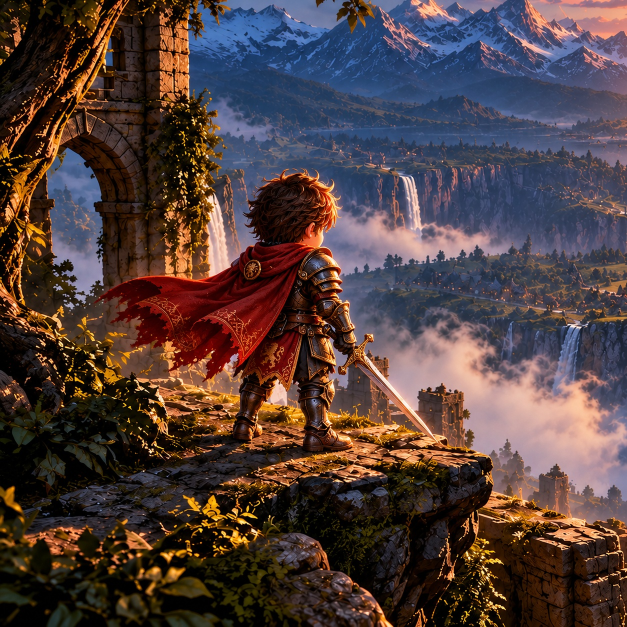
#> input picture tools/chibi/src/menu_warrior_edit.jpg, 1254 x 1254 px (shown at 1/2 size)
$ python throne_maps.py ../chibi/src/menu_warrior_edit.jpg ../chibi/src/warrior_design.jpg
#> lines starting #> are read from the running program, lines starting #| are printed output that depends on the picture; after the words box and inside, x2 and y2 are one past the last pixel; in counts of white or black regions, pixels touching at a corner belong together
### tools/ui/magenta_cut.py
"""Cut GPT UI-kit pieces off a flat magenta background into RGBA PNGs.
usage: magenta_cut.py <image> <outdir> name=x0,y0,x1,y1[,nofill] ...
Alpha: magenta distance for dark pixels; for bright pinkish pixels (gold glow blended with magenta) the
green channel gives coverage (magenta has g=0), which removes the pink fringe around glows."""
import sys
import numpy as np
from PIL import Image
from scipy import ndimage

def unmix(img):
    a = np.array(img.convert('RGB')).astype(float)
    r, g, b = a[..., 0], a[..., 1], a[..., 2]
    m = np.clip((np.minimum(r, b) - g - 70) / 110, 0, 1)
    alpha = 1 - m
    pink = (r > 170) & (b > g + 15)
    alpha = np.where(pink, np.minimum(alpha, np.clip(g / 200, 0, 1)), alpha)
    col = np.clip((a - (1 - alpha)[..., None] * np.array([255, 0, 255.])) / np.maximum(alpha, 1e-3)[..., None], 0, 255)
    return col, alpha

# [6 lines left out: function cut, not called in this run]

# [8 lines that do not run on import are left out]

### tools/hero/throne_maps.py
"""Throne hero (character select): cut the GPT painting off magenta and bake its displacement maps.
usage: throne_maps.py <gpt_image> <out_dir>
  throne.png        the hero on the throne (RGBA)
  throne_breath.png R = 0.5 + 0.5*w — chest / head lift weight (breathing)
  throne_wind_a.png / throne_wind_b.png  R = 0.5 + 0.5*w*sin/cos(wave) — the hanging cape, in quadrature (wind)
Regions are fractions of the painting (the GPT pose is fixed: seated, legs crossed, light sword on the viewer's left)."""
import sys, os
import numpy as np
from PIL import Image
from scipy import ndimage
sys.path.insert(0, os.path.join(os.path.dirname(__file__), '..', 'ui'))
from magenta_cut import unmix

src, out = sys.argv[1], sys.argv[2]
im = Image.open(src).convert('RGB')
#> im is the input picture: PIL image 1254x1254 RGB; mean R, G, B 80.5, 62.7, 60.9
W, H = im.size
col, alpha = unmix(im)
#> in unmix, `r, g, b = a[..., 0], a[..., 1], a[..., 2]`:
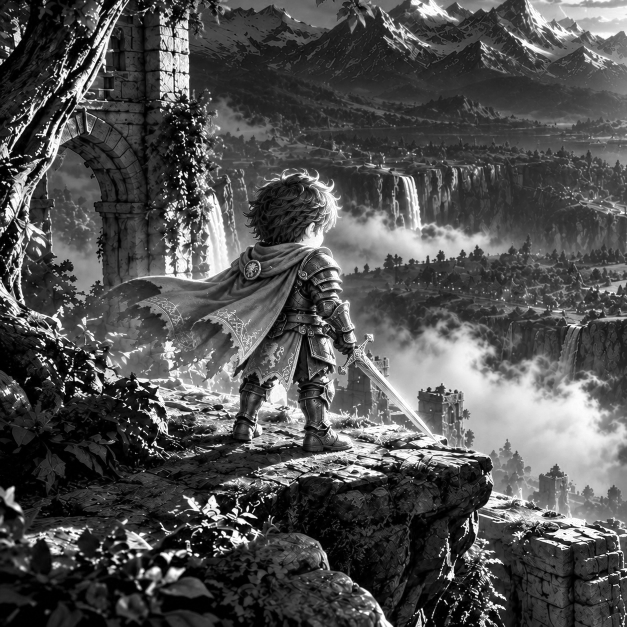
#> r: shape (1254, 1254) float64 (shown at 1/2 size); min 0, max 255, mean 80.5
#> in unmix, `r, g, b = a[..., 0], a[..., 1], a[..., 2]`:
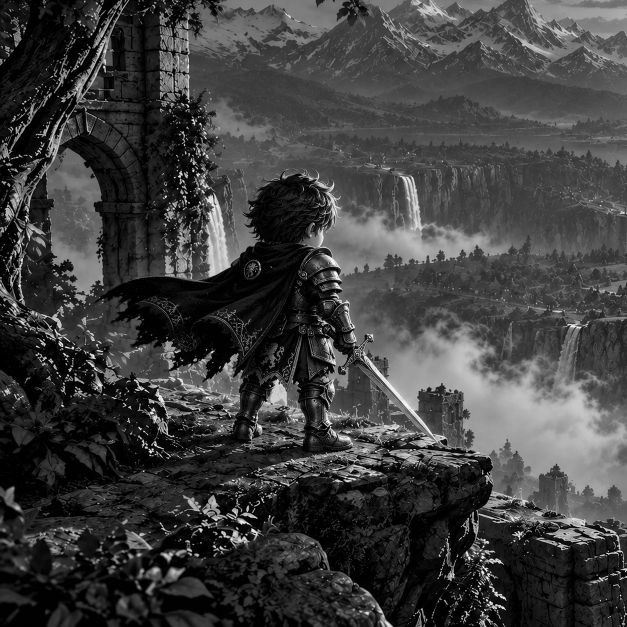
#> g: shape (1254, 1254) float64 (shown at 1/2 size); min 0, max 255, mean 62.7
#> in unmix, `r, g, b = a[..., 0], a[..., 1], a[..., 2]`:
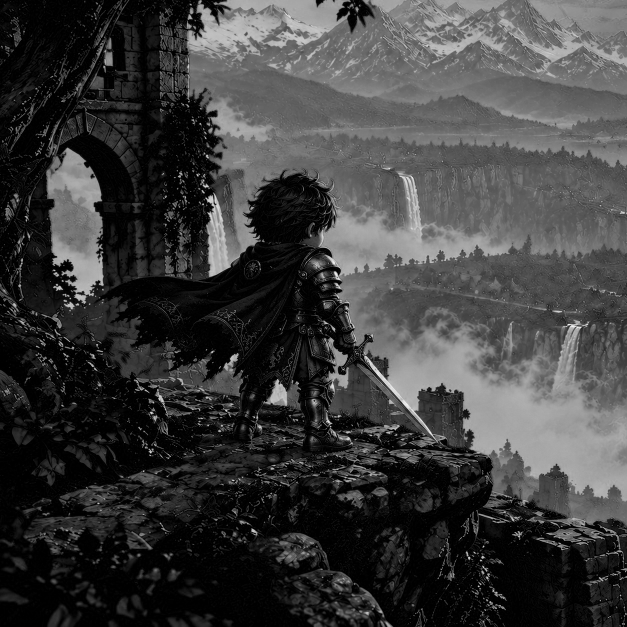
#> b: shape (1254, 1254) float64 (shown at 1/2 size); min 0, max 254, mean 60.9
#> in unmix, `pink = (r > 170) & (b > g + 15)`:
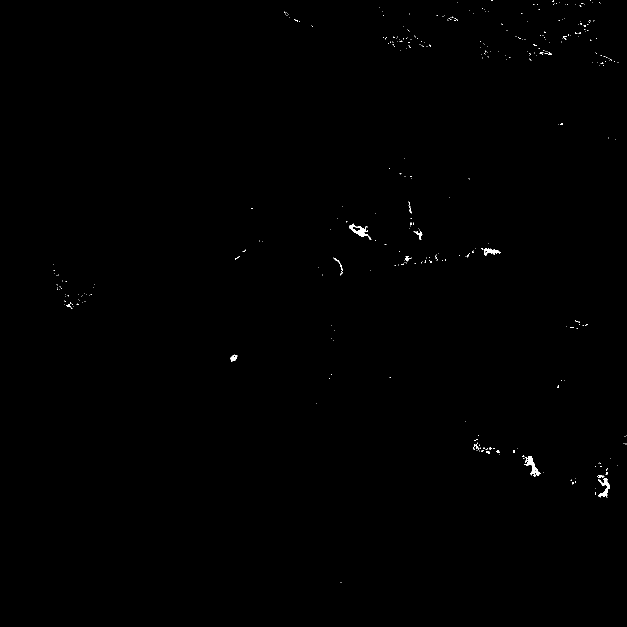
#> pink: shape (1254, 1254) bool (shown at 1/2 size); 0.21% white; 351 white regions (335 under 20 px), largest, box (x1, y1, x2, y2) and area: (1050, 912, 1081, 954) 472, (698, 447, 743, 480) 450, (1196, 957, 1220, 996) 379
#> in unmix, `alpha = np.where(pink, np.minimum(alpha, np.clip(g / 200, 0, 1)), alpha)`:
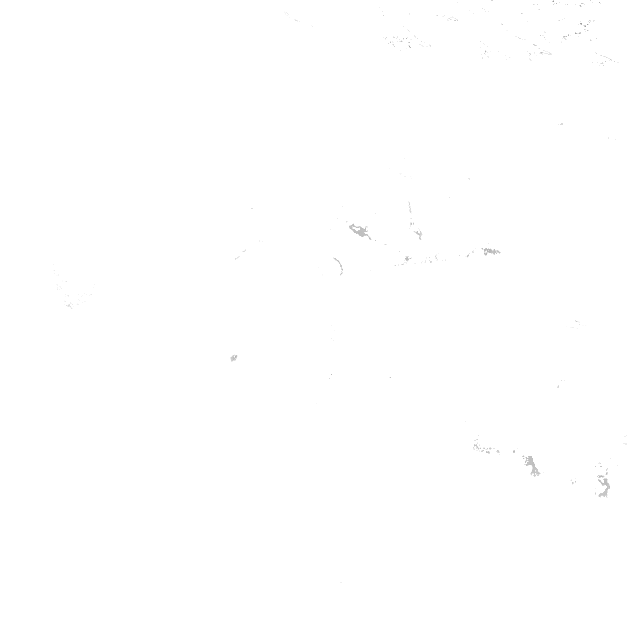
#> alpha: shape (1254, 1254) float64 (shown at 1/2 size); min 0.545, max 1, mean 1
core = alpha > 0.5
#> core: shape (1254, 1254) bool; every value is 1
lab, n = ndimage.label(core)
#> lab: shape (1254, 1254) int32; every value is 1
#> n = 1
sizes = ndimage.sum(core, lab, range(1, n + 1))
#> sizes = [1572516]
keep = np.isin(lab, 1 + np.nonzero(sizes > 2000)[0])
al = alpha * ndimage.binary_dilation(keep, iterations=3)
al = np.where(al < 0.06, 0, al)
Image.fromarray(np.dstack([col, al * 255]).astype(np.uint8), 'RGBA').save(f'{out}/throne.png', optimize=True)

MW, MH = 512, 768   # half resolution; BOX filter (no ringing -> no stray displacement on still pixels)
yy, xx = np.mgrid[0:H, 0:W].astype(np.float32)
def ell(cx, cy, rx, ry):  # fractions of the painting
    return (((xx / W - cx) / rx) ** 2 + ((yy / H - cy) / ry) ** 2) <= 1
# breathing: chest plate (1.0) and face (0.7) only, weights reach zero INSIDE the figure, so the throne behind the
# head / shoulders never moves (a pixel at distance d from a zero-weight pixel is displaced by < d)
w = ell(0.44, 0.345, 0.12, 0.06).astype(np.float32) * 1.0
w = np.maximum(w, ell(0.447, 0.205, 0.042, 0.045).astype(np.float32) * 0.7)
w = ndimage.gaussian_filter(w, sigma=W * 0.012)
w = np.where(ell(0.44, 0.345, 0.15, 0.08) | ell(0.447, 0.205, 0.055, 0.058), w, 0)
w /= max(1e-6, w.max())
def save(name, m):
    img = Image.fromarray(np.clip(np.round(m * 255), 0, 255).astype(np.uint8), 'L').resize((MW, MH), Image.BOX)
    img.convert('RGB').save(f'{out}/{name}.png', optimize=True)
save('throne_breath', 0.5 + 0.5 * w)
#> in save, `img = Image.fromarray(np.clip(np.round(m * 255), 0, 255).astype(np.uin..`:
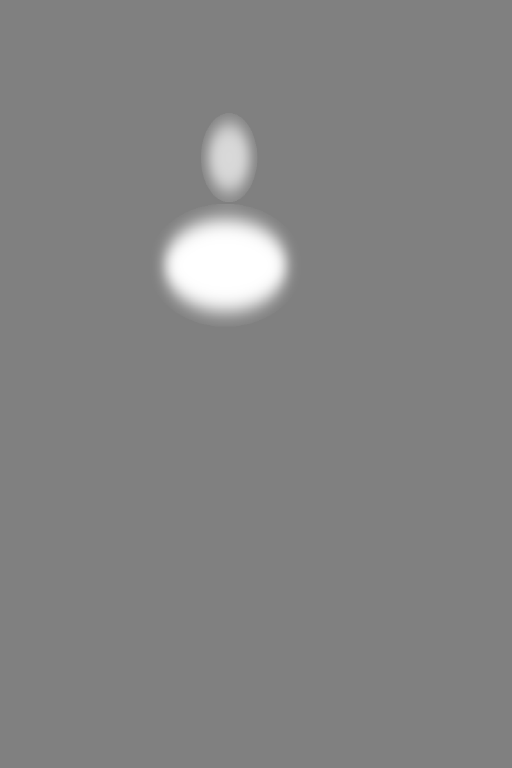
#> img: PIL image 512x768 L; min 128, max 255, mean 131.4

# wind: only the cloth moves. Cloth = red-hue pixels (+ the gold embroidery they enclose) inside hand-drawn regions of
# THIS painting (the left lion banner, the right cape) minus the right armrest pillar. O = every other opaque pixel
# (throne, armour, sword). The weight fades to zero within 20 px of O, so no throne / armour pixel moves and no cloth
# pixel can pull throne pixels in; where the cloth borders the transparent background the hem keeps full weight.
from PIL import ImageDraw
REGIONS = [  # painting px (1024x1536)
    [(266, 835), (330, 820), (400, 835), (455, 850), (452, 1000), (447, 1150), (447, 1268), (400, 1265), (330, 1245),
     (285, 1205), (266, 1185)],                                                         # left lion banner
    [(600, 640), (800, 640), (870, 660), (920, 720), (960, 850), (1000, 1000), (1015, 1150), (1024, 1300), (1024, 1440),
     (600, 1440)],                                                                      # right cape (all of it)
]
CUT: list = []   # (the cape also hangs in front of the lower right pillar, so the pillar is separated by colour)
reg = Image.new('L', (W, H), 0); dr = ImageDraw.Draw(reg)
for poly in REGIONS: dr.polygon(poly, fill=255)
for poly in CUT: dr.polygon(poly, fill=0)
reg = np.array(reg) > 0
#> reg: shape (1254, 1254) bool; 19.4% white; 2 white regions, box (x1, y1, x2, y2) and area: (600, 640, 1022, 1254) 228694, (266, 820, 456, 1254) 75716
# cape red: g/r ~0.13-0.24, b/r ~0.12-0.16; copper armour / throne stone / gold: g/r ~0.6-0.7 (measured on the painting)
r, g, b = col[..., 0], col[..., 1], col[..., 2]
rr = np.maximum(r, 1)
redcloth = (g / rr < 0.36) & (b / rr < 0.36) & (r > 50) & (al > 0.5)
#> redcloth: shape (1254, 1254) bool; 4.6% white; 5213 white regions (5080 under 20 px), largest, box (x1, y1, x2, y2) and area: (188, 506, 600, 767) 45165, (484, 449, 628, 554) 4986, (602, 354, 664, 474) 2282
red = ndimage.binary_opening(redcloth & reg, iterations=1)
#> red: shape (1254, 1254) bool; 0.06% white in thin lines or dots, all inside (x1, y1, x2, y2) = (375, 640, 992, 1243)
cloth = ndimage.binary_closing(red, iterations=12) & (al > 0.5) & reg                 # embroidery inside the cloth
#> cloth: shape (1254, 1254) bool; 0.13% white; 28 white regions (17 under 20 px), largest, box (x1, y1, x2, y2) and area: (659, 705, 744, 750) 674, (627, 640, 660, 678) 514, (644, 862, 669, 890) 371
cloth = ndimage.binary_fill_holes(cloth) & (al > 0.5) & reg
# gold fringe / embroidery specks at the hem (not enclosed, so fill_holes misses them) belong to the cloth too:
# small non-red pieces inside the cloth regions that touch the cloth
rest = (al > 0.5) & ~cloth & reg
#> rest: shape (1254, 1254) bool; 19.2% white; 2 white regions, box (x1, y1, x2, y2) and area: (600, 640, 1022, 1254) 226649, (266, 820, 456, 1254) 75703
lab, n = ndimage.label(rest)
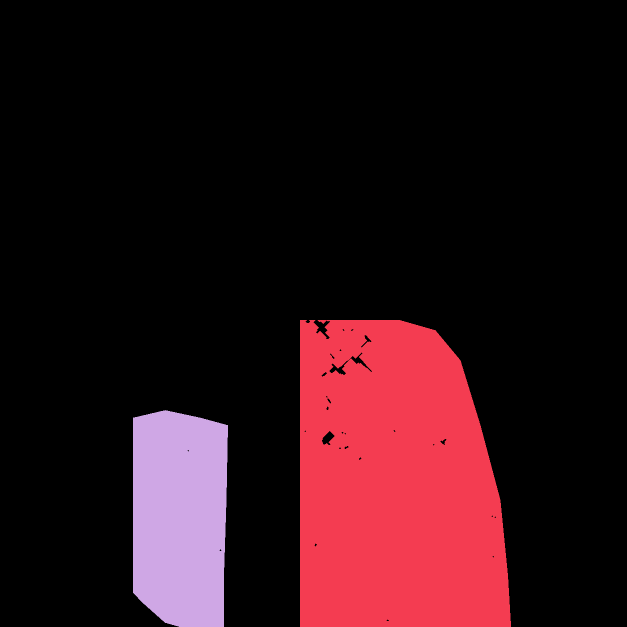
#> lab: shape (1254, 1254) int32 (shown at 1/2 size); 3 distinct labels, from 0 to 2; one colour per label, 0 black
#> n = 2
if n:
    sizes = ndimage.sum(rest, lab, range(1, n + 1))
#> sizes = [226649, 75703]
    touch = ndimage.maximum(ndimage.binary_dilation(cloth, iterations=2), lab, range(1, n + 1))
#> touch = [True, True]
    small = np.isin(lab, 1 + np.nonzero((sizes < 900) & (touch > 0))[0])
    cloth |= small
O = (al > 0.5) & ~cloth
dO = ndimage.distance_transform_edt(~O)
near = (dO / 20.0).clip(0, 1); near = near * near * (3 - 2 * near)
zone = cloth | (ndimage.binary_dilation(cloth, iterations=10) & (al <= 0.5))   # cloth + a margin of background at the hem
hang = np.clip((yy / H - 0.40) / 0.30, 0, 1)
wc = ndimage.gaussian_filter((zone * hang).astype(np.float32), sigma=3) * near * zone
v = yy / H
for name, ph in (('throne_wind_a', 0.0), ('throne_wind_b', np.pi / 2)):
    save(name, 0.5 + 0.5 * wc * np.sin(v * np.pi * 2 * 2.2 + ph))
if os.environ.get('DEBUG_DIR'):
    Image.fromarray((O * 255).astype(np.uint8), 'L').save(os.path.join(os.environ['DEBUG_DIR'], 'still_mask.png'))
ys, xs = np.nonzero(al > 0.5)
print('ok', W, H, 'bbox', xs.min(), ys.min(), xs.max(), ys.max(), 'breath px', int((w > 0.1).sum()), 'cape px', int(red.sum()))
#| ok 1254 1254 bbox 0 0 1253 1253 breath px 65166 cape px 919

$ run again, on tools/chibi/src/warrior_win.jpg
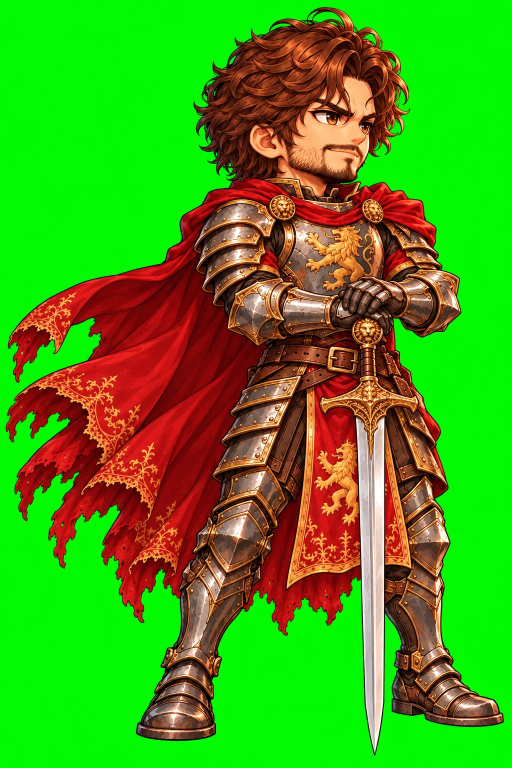
#> input picture tools/chibi/src/warrior_win.jpg, 1024 x 1536 px (shown at 1/2 size)
#> im is the input picture: PIL image 1024x1536 RGB; mean R, G, B 71.9, 156.9, 21.8
#> m: shape (1536, 1024) float64; every value is 0
#> pink: shape (1536, 1024) bool; 0% white in thin lines or dots, all inside (x1, y1, x2, y2) = (79, 568, 162, 1072)
#> `lab, n = ndimage.label(core)`: n = 1
#> `sizes = ndimage.sum(core, lab, range(1, n + 1))`: sizes = [1572846]
#> redcloth: shape (1536, 1024) bool; 21.1% white; 4969 white regions (4609 under 20 px), largest, box (x1, y1, x2, y2) and area: (12, 336, 872, 1244) 207011, (593, 747, 721, 1143) 22973, (487, 981, 722, 1270) 19701
#> red: shape (1536, 1024) bool; 5.7% white; 284 white regions (173 under 20 px), largest, box (x1, y1, x2, y2) and area: (266, 820, 456, 1200) 45843, (600, 747, 721, 1134) 22184, (600, 1131, 722, 1249) 7019
#> rest: shape (1536, 1024) bool; 16.5% white; 24 white regions (12 under 20 px), largest, box (x1, y1, x2, y2) and area: (600, 640, 1024, 1441) 219111, (280, 862, 456, 1269) 23609, (600, 776, 630, 1115) 6875
#> `lab, n = ndimage.label(rest)`:
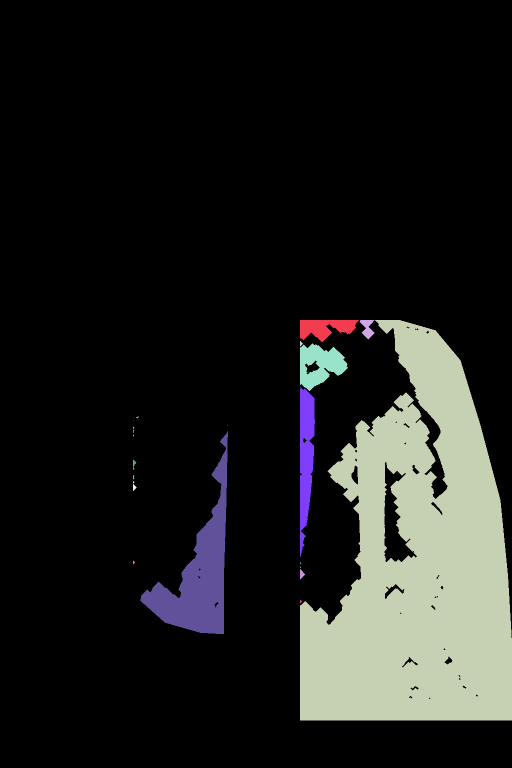
#> lab: shape (1536, 1024) int32 (shown at 1/2 size); 25 distinct labels, from 0 to 24; one colour per label, 0 black
#> `lab, n = ndimage.label(rest)`: n = 24
#> `sizes = ndimage.sum(rest, lab, range(1, n + 1))`: sizes = 24 values, max 219111 at index 2, min 1 at index 8, mean 10804.5
#> small: shape (1536, 1024) bool; 0.07% white; 19 white regions (12 under 20 px), largest, box (x1, y1, x2, y2) and area: (719, 640, 749, 679) 635, (600, 1138, 610, 1159) 116, (266, 919, 273, 940) 67
#> O: shape (1536, 1024) bool; 92% white; 45 black regions (28 under 20 px), largest, box (x1, y1, x2, y2) and area: (600, 640, 895, 1249) 65994, (266, 820, 456, 1200) 52909, (769, 924, 834, 1124) 5347
#> the loop `for name, ph in (('throne_wind_a', 0.0), ('throne_wind_b', np.pi / 2)):` made 2 passes
#> pass 2, in save (call 3), `img = Image.fromarray(np.clip(np.round(m * 255), 0, 255).astype(np.uin..`:
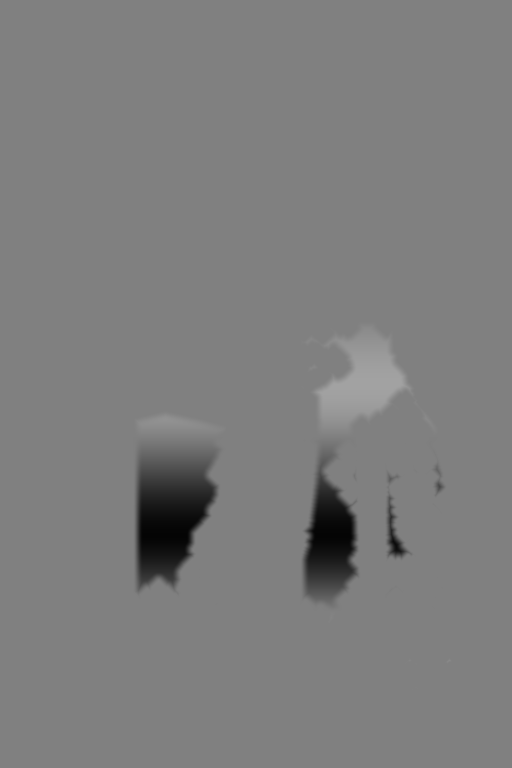
#> img: PIL image 512x768 L; min 4, max 162, mean 125.3
#| ok 1024 1536 bbox 0 0 1023 1535 breath px 60576 cape px 90065
